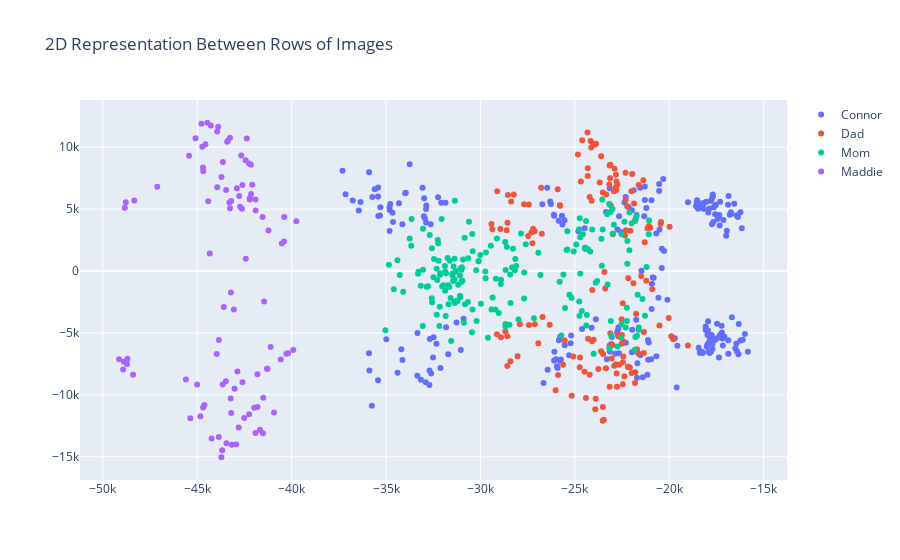

Here is the notebook cell this chart was saved with:
### Code cell
fig_row = go.Figure([go.Scatter(x=connor_row[0,:],y=connor_row[1,:],mode='markers',name="Connor")])
fig_row.add_trace(go.Scatter(x=dad_row[0,:],y=dad_row[1,:],mode='markers',name="Dad"))
fig_row.add_trace(go.Scatter(x=mom_row[0,:],y=mom_row[1,:],mode='markers',name="Mom"))
fig_row.add_trace(go.Scatter(x=maddie_row[0,:],y=maddie_row[1,:],mode='markers',name="Maddie"))
fig_row.update_layout(title="2D Representation Between Rows of Images")
